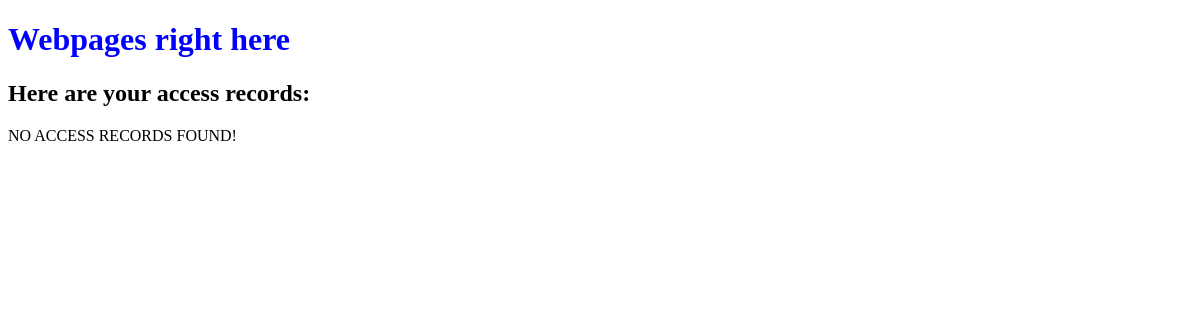
The app's page /first_app/webpages, older data.
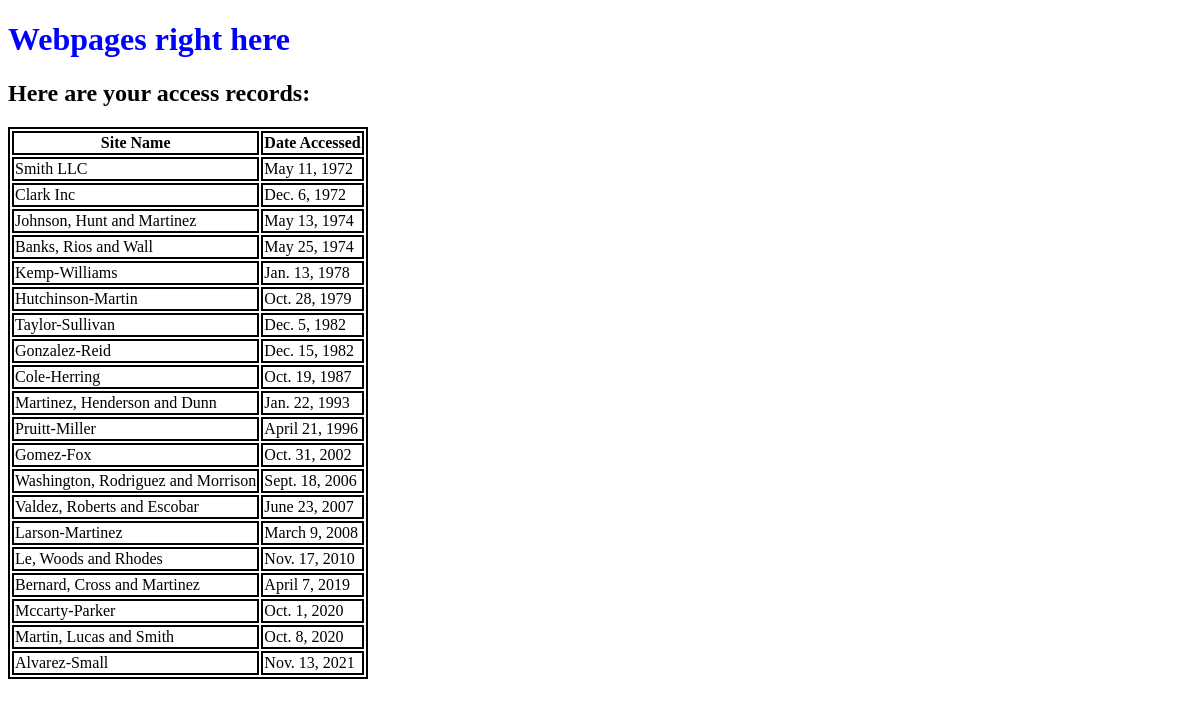
The same page, newer data.
### first_app/models.py (models this page shows, shortened)
class AccessRecord(models.Model):
    name = models.ForeignKey(Webpage, on_delete=models.CASCADE)
    date = models.DateField()

class Webpage(models.Model):
    topic = models.ForeignKey(Topic, on_delete=models.CASCADE)
    name = models.CharField(max_length=264, unique=True)
    url = models.URLField(unique=True)
    def __str__(self):
        return self.name

### first_app/views.py (the view)
# urls.py: path('webpages', views.webpages, name='webpages'),
def webpages(request):
    webpages_list = AccessRecord.objects.order_by('date')
    date_dict = {'access_records': webpages_list}
    return render(request, 'first_app/webpages.html', context=date_dict)

### templates/first_app/webpages.html (shortened to what this page needs)
<!DOCTYPE html>
{% load static %}
<html lang="en">
<head>
    <link href="{% static 'css/mystyle.css' %}" rel="stylesheet" class="text/css">
</head>
<body>
<h1>Webpages right here</h1>
<h2>Here are your access records:</h2>
<div class='djangtwo'>
    {% if access_records %}
    <table>
        <thea>
            <th>Site Name</th>
            <th>Date Accessed</th>
        </thea>
        {% for acc in access_records %}
        <tr>
            <td> {{ acc.name }}</td>
            <td> {{ acc.date }}</td>
        </tr>
        {% endfor %}
    </table>
    {% else %}
    <p>NO ACCESS RECORDS FOUND!</p>
    {% endif %}
</div>
</body>
</html>

Row changes from the older to the newer data that the page shows:
added AccessRecord: name "Smith LLC", date "May 11, 1972"
added AccessRecord: name "Clark Inc", date "Dec. 6, 1972"
added AccessRecord: name "Johnson, Hunt and Martinez", date "May 13, 1974"
added AccessRecord: name "Banks, Rios and Wall", date "May 25, 1974"
added AccessRecord: name "Kemp-Williams", date "Jan. 13, 1978"
added AccessRecord: name "Hutchinson-Martin", date "Oct. 28, 1979"
added AccessRecord: name "Taylor-Sullivan", date "Dec. 5, 1982"
added AccessRecord: name "Gonzalez-Reid", date "Dec. 15, 1982"
added AccessRecord: name "Cole-Herring", date "Oct. 19, 1987"
added AccessRecord: name "Martinez, Henderson and Dunn", date "Jan. 22, 1993"
added AccessRecord: name "Pruitt-Miller", date "April 21, 1996"
added AccessRecord: name "Gomez-Fox", date "Oct. 31, 2002"
added AccessRecord: name "Washington, Rodriguez and Morrison", date "Sept. 18, 2006"
added AccessRecord: name "Valdez, Roberts and Escobar", date "June 23, 2007"
added AccessRecord: name "Larson-Martinez", date "March 9, 2008"
added AccessRecord: name "Le, Woods and Rhodes", date "Nov. 17, 2010"
added AccessRecord: name "Bernard, Cross and Martinez", date "April 7, 2019"
added AccessRecord: name "Mccarty-Parker", date "Oct. 1, 2020"
added AccessRecord: name "Martin, Lucas and Smith", date "Oct. 8, 2020"
added AccessRecord: name "Alvarez-Small", date "Nov. 13, 2021"
Text that changed along with them:
text no longer shown: "NO ACCESS RECORDS FOUND!"
text now shown: "Site Name Date Accessed"
